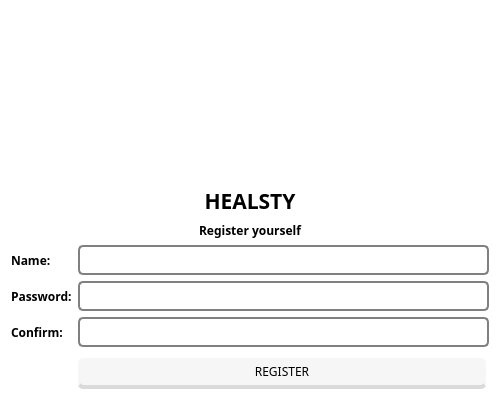
<?xml version="1.0" encoding="UTF-8"?>
<ui version="4.0">
 <class>Registration</class>
 <widget class="QWidget" name="Registration">
  <property name="geometry">
   <rect>
    <x>0</x>
    <y>0</y>
    <width>500</width>
    <height>400</height>
   </rect>
  </property>
  <property name="windowTitle">
   <string>Registration</string>
  </property>
  <property name="styleSheet">
   <string notr="true">background-color: rgb(255, 255, 255);</string>
  </property>
  <layout class="QVBoxLayout" name="verticalLayout">
   <item>
    <widget class="QLabel" name="label_image">
     <property name="styleSheet">
      <string notr="true">image: url(:/resource/1_vNh7aYr63tZY_aOLSY0XEw.png);</string>
     </property>
     <property name="text">
      <string/>
     </property>
    </widget>
   </item>
   <item>
    <layout class="QGridLayout" name="gridLayout">
     <item row="3" column="1">
      <widget class="QLineEdit" name="passwordLineEdit">
       <property name="font">
        <font>
         <family>Arial</family>
         <pointsize>9</pointsize>
         <italic>false</italic>
         <bold>false</bold>
        </font>
       </property>
       <property name="styleSheet">
        <string notr="true">border: 2px solid gray;
border-radius: 5px;
padding: 5px;
font: 9pt &quot;Arial&quot;;
font-size: 1.2em;
color: black;
text-shadow: #454545 0 0 2px;</string>
       </property>
       <property name="echoMode">
        <enum>QLineEdit::PasswordEchoOnEdit</enum>
       </property>
      </widget>
     </item>
     <item row="2" column="0">
      <widget class="QLabel" name="label_3">
       <property name="font">
        <font>
         <family>Arial Black</family>
         <bold>true</bold>
        </font>
       </property>
       <property name="text">
        <string>Name:</string>
       </property>
      </widget>
     </item>
     <item row="3" column="0">
      <widget class="QLabel" name="label_4">
       <property name="font">
        <font>
         <family>Arial Black</family>
         <bold>true</bold>
        </font>
       </property>
       <property name="text">
        <string>Password:</string>
       </property>
      </widget>
     </item>
     <item row="4" column="1">
      <widget class="QLineEdit" name="confirmLineEdit">
       <property name="font">
        <font>
         <family>Arial</family>
         <pointsize>9</pointsize>
         <italic>false</italic>
         <bold>false</bold>
        </font>
       </property>
       <property name="styleSheet">
        <string notr="true">border: 2px solid gray;
border-radius: 5px;
padding: 5px;
font: 9pt &quot;Arial&quot;;
font-size: 1.2em;
color: black;
text-shadow: #454545 0 0 2px;</string>
       </property>
       <property name="echoMode">
        <enum>QLineEdit::PasswordEchoOnEdit</enum>
       </property>
      </widget>
     </item>
     <item row="5" column="1">
      <widget class="QPushButton" name="registerPushButton">
       <property name="font">
        <font>
         <family>Arial Black</family>
         <pointsize>9</pointsize>
         <italic>false</italic>
         <fontweight>Black</fontweight>
        </font>
       </property>
       <property name="styleSheet">
        <string notr="true">QPushButton#registerPushButton {
float: right;
border-bottom: 4px solid rgb(218, 218, 218);
font: 900 9pt &quot;Arial Black&quot;;
margin-right: 3%;
margin-top: 5px;
border-radius: 5px;
-moz-border-radius: 5px;
-webkit-border-radius: 5px;
padding: 5px 9px;
font-size: 1.2em;
background-color: rgb(246, 246, 246);
text-shadow: #454545 0 0 2px;
color: black;
}
QPushButton#registerPushButton:pressed {
background-color: rgb(218, 218, 218);
border-style: inset;
}</string>
       </property>
       <property name="text">
        <string>REGISTER</string>
       </property>
      </widget>
     </item>
     <item row="4" column="0">
      <widget class="QLabel" name="label_5">
       <property name="font">
        <font>
         <family>Arial Black</family>
         <bold>true</bold>
        </font>
       </property>
       <property name="text">
        <string>Confirm:</string>
       </property>
      </widget>
     </item>
     <item row="2" column="1">
      <widget class="QLineEdit" name="nameLineEdit">
       <property name="font">
        <font>
         <family>Arial</family>
         <pointsize>9</pointsize>
         <italic>false</italic>
         <bold>false</bold>
         <stylestrategy>PreferDefault</stylestrategy>
         <hintingpreference>PreferDefaultHinting</hintingpreference>
        </font>
       </property>
       <property name="styleSheet">
        <string notr="true">border: 2px solid gray;
border-radius: 5px;
padding: 5px;
font: 9pt &quot;Arial&quot;;
font-size: 1.2em;
color: black;
text-shadow: #454545 0 0 2px;</string>
       </property>
       <property name="echoMode">
        <enum>QLineEdit::Normal</enum>
       </property>
       <property name="cursorMoveStyle">
        <enum>Qt::LogicalMoveStyle</enum>
       </property>
      </widget>
     </item>
     <item row="0" column="0" colspan="2">
      <widget class="QLabel" name="label_name_app">
       <property name="font">
        <font>
         <family>Arial Black</family>
         <pointsize>16</pointsize>
         <bold>true</bold>
        </font>
       </property>
       <property name="text">
        <string>&lt;html&gt;&lt;head/&gt;&lt;body&gt;&lt;p align=&quot;center&quot;&gt;HEALSTY&lt;/p&gt;&lt;/body&gt;&lt;/html&gt;</string>
       </property>
      </widget>
     </item>
     <item row="1" column="0" colspan="2">
      <widget class="QLabel" name="label_reg">
       <property name="enabled">
        <bool>true</bool>
       </property>
       <property name="font">
        <font>
         <family>Arial Black</family>
         <bold>true</bold>
        </font>
       </property>
       <property name="toolTip">
        <string/>
       </property>
       <property name="text">
        <string>&lt;!DOCTYPE HTML PUBLIC &quot;-//W3C//DTD HTML 4.0//EN&quot; &quot;http://www.w3.org/TR/REC-html40/strict.dtd&quot;&gt;
&lt;html&gt;&lt;head&gt;&lt;meta name=&quot;qrichtext&quot; content=&quot;1&quot; /&gt;&lt;meta charset=&quot;utf-8&quot; /&gt;&lt;style type=&quot;text/css&quot;&gt;
p, li { white-space: pre-wrap; }
hr { height: 1px; border-width: 0; }
li.unchecked::marker { content: &quot;\2610&quot;; }
li.checked::marker { content: &quot;\2612&quot;; }
&lt;/style&gt;&lt;/head&gt;&lt;body style=&quot; font-family:'Arial Black'; font-size:9pt; font-weight:700; font-style:normal;&quot;&gt;
&lt;p style=&quot; margin-top:0px; margin-bottom:0px; margin-left:0px; margin-right:0px; -qt-block-indent:0; text-indent:0px;&quot;&gt;Register yourself&lt;/p&gt;&lt;/body&gt;&lt;/html&gt;</string>
       </property>
       <property name="alignment">
        <set>Qt::AlignCenter</set>
       </property>
      </widget>
     </item>
    </layout>
   </item>
  </layout>
 </widget>
 <resources/>
 <connections/>
</ui>
